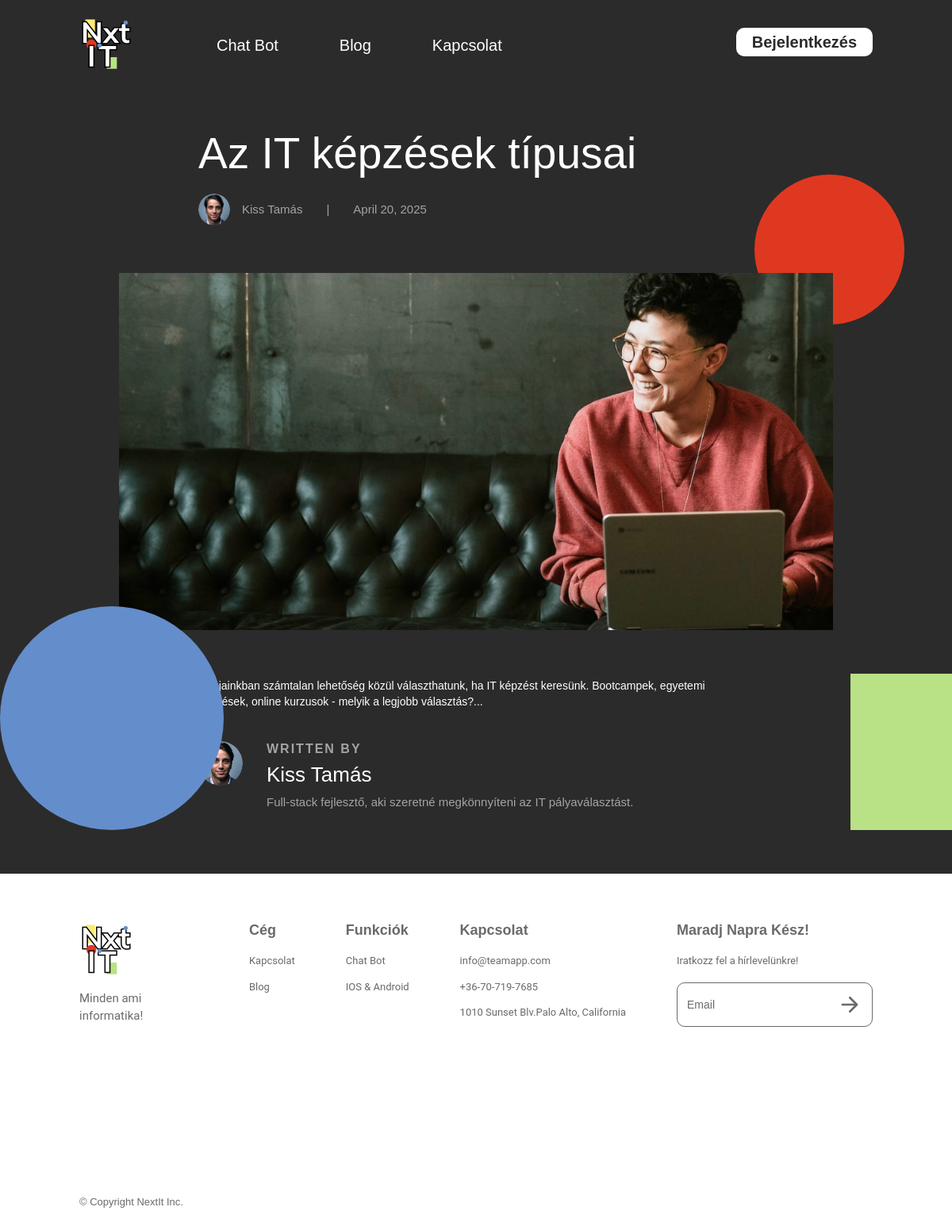
The page /detail_blog.php?id=3 on the database its author committed.
### tables this page shows
CREATE TABLE IF NOT EXISTS blog_posts (
    id INT AUTO_INCREMENT PRIMARY KEY,
    title VARCHAR(255) NOT NULL,
    content TEXT NOT NULL,
    thumbnail_path VARCHAR(255),
    author_id INT NOT NULL,
    created_at TIMESTAMP DEFAULT CURRENT_TIMESTAMP,
    updated_at TIMESTAMP DEFAULT CURRENT_TIMESTAMP ON UPDATE CURRENT_TIMESTAMP,
    FOREIGN KEY (author_id) REFERENCES authors(id)
);

CREATE TABLE IF NOT EXISTS authors (
    id INT AUTO_INCREMENT PRIMARY KEY,
    user_id INT,
    name VARCHAR(255) NOT NULL,
    avatar_path VARCHAR(255),
    bio TEXT,
    created_at TIMESTAMP DEFAULT CURRENT_TIMESTAMP,
    FOREIGN KEY (user_id) REFERENCES users(id)
);

### detail_blog.php (the view, shortened to what this page needs)
<?php
$post_id = filter_var($_GET['id'] ?? 0, FILTER_SANITIZE_NUMBER_INT);
try {
    $conn = connectDB();
    $stmt = $conn->prepare("
        SELECT
            blog_posts.*,
            authors.name as author_name,
            authors.avatar_path as author_avatar,
            authors.bio as author_bio
        FROM blog_posts
        JOIN authors ON blog_posts.author_id = authors.id
        WHERE blog_posts.id = :id
    ");
    $stmt->bindParam(':id', $post_id);
    $stmt->execute();
    $post = $stmt->fetch(PDO::FETCH_ASSOC);
} catch(PDOException $e) {
    header("Location: blog.php");
    exit();
}
?>
<!DOCTYPE html>
<html data-wf-page="66d02fb4f2a7b52a72435c93" data-wf-site="65fc333eda750eb38f8b67a0">
<head>
  <link href="css/normalize.css" rel="stylesheet" type="text/css">
  <link href="css/webflow.css" rel="stylesheet" type="text/css">
  <link href="css/first-cb9532.webflow.css" rel="stylesheet" type="text/css">
</head>
<body class="body-3">
  <div id="luxy" class="smooth-wrapper">
    <section class="section white-section">
      <div data-animation="default" data-collapse="medium" data-duration="400" data-easing="ease" data-easing2="ease" role="banner" class="navbar w-nav">
        <div class="nav-container w-container">
          <a href="index.php" class="brand w-nav-brand"><img src="images/Logo.png" loading="lazy" width="66" alt="" class="image"></a>
          <nav role="navigation" class="nav-menu w-clearfix w-nav-menu">
            <a href="chat-bot.php" class="nav-link left first w-nav-link">Chat Bot</a>
            <a href="blog.php" class="nav-link left w-nav-link">Blog</a>
            <a href="kapcsolat.php" class="nav-link left w-nav-link">Kapcsolat</a>
          </nav>
          <?php if(isset($_SESSION['user_id'])): ?>
            <a href="process/logout.php" class="nav-link nav-button w-nav-link">Kijelentkezés</a>
          <?php else: ?>
            <a href="log-in.html" class="nav-link nav-button w-nav-link">Bejelentkezés</a>
          <?php endif; ?>
        </div>
      </div>
      <div class="blog-container top-margin">
        <h1 class="heading-10"><?php echo htmlspecialchars($post['title']); ?></h1>
        <div class="author-and-date">
          <div class="avatar-img" style="background-image: url('<?php echo htmlspecialchars($post['author_avatar']); ?>')"></div>
          <div class="author-name"><?php echo htmlspecialchars($post['author_name']); ?></div>
          <div class="divider">|</div>
          <div class="author-name"><?php echo date('F j, Y', strtotime($post['created_at'])); ?></div>
        </div>
      </div>
      <div class="blog-container _900-wide">
        <div class="main-img" style="background-image: url('<?php echo htmlspecialchars($post['thumbnail_path']); ?>')"></div>
      </div>
      <div class="blog-container">
        <div class="rich-text w-richtext">
          <?php echo $post['content']; ?>
        </div>
        <div class="author-blocck">
          <div>
            <div class="text-block-7">WRITTEN BY</div>
            <div class="text-block-8"><?php echo htmlspecialchars($post['author_name']); ?></div>
            <div class="text-block-6"><?php echo htmlspecialchars($post['author_bio']); ?></div>
          </div>
        </div>
      </div>
      <img src="images/red-ccircle.svg" loading="lazy" alt="" class="redc1">
      <img src="images/green-square.svg" loading="lazy" alt="" height="Auto" class="greens1">
      <img src="images/Bg-purple-2.svg" loading="lazy" alt="" class="purplec1">
    </section>
    <section class="section footer">
      <div class="nav-container">
        <div class="flexbox-2 footer">
          <div class="footer-column first">
            <a href="index.php" class="w-inline-block"><img width="66" loading="lazy" alt="" src="images/Logo.png"></a>
            <div class="text-block-4">Minden ami informatika!</div>
          </div>
          <div class="footer-column">
            <h3>Cég</h3>
            <a href="kapcsolat.php" class="link">Kapcsolat</a>
            <a href="blog.php" class="link">Blog</a>
          </div>
          <div class="footer-column">
            <h3>Funkciók</h3>
            <a href="chat-bot.php" class="link">Chat Bot</a>
            <a href="log-in.html" class="link">IOS &amp; Android<br></a>
          </div>
          <div class="footer-column">
            <h3>Kapcsolat</h3>
            <a href="mailto:info@teamapp.com" class="link">info@teamapp.com</a>
            <a href="tel:+36-70-719-7685" class="link">+36-70-719-7685</a>
            <a href="#" class="link">1010 Sunset Blv.Palo Alto, California</a>
          </div>
          <div class="footer-column last">
            <h3>Maradj Napra Kész!</h3>
            <div class="sub-text">Iratkozz fel a hírlevelünkre!</div>
            <div class="form-block w-form">
              <form action="process/subscribe.php" method="post" class="form-copy">
                <input class="text-field-copy w-input" maxlength="256" name="email" placeholder="Email" type="email" required="">
                <input type="submit" class="arrow-button w-button" value="b">
              </form>
            </div>
          </div>
        </div>
        <div class="text-block-3">© Copyright NextIt Inc.</div>
      </div>
    </section>
  </div>
</body>
</html>

### css/webflow.css (style rules this page uses)
* { -webkit-box-sizing: border-box; -moz-box-sizing: border-box; box-sizing: border-box; }
html { height: 100%; }
body { margin: 0; min-height: 100%; background-color: #fff; font-family: Arial, sans-serif; font-size: 14px; line-height: 20px; color: #333; }
img { max-width: 100%; vertical-align: middle; display: inline-block; }
.w-inline-block { max-width: 100%; display: inline-block; }
.w-clearfix:before, .w-clearfix:after { content: " "; display: table; grid-column-start: 1; grid-row-start: 1; grid-column-end: 2; grid-row-end: 2; }
.w-clearfix:after { clear: both; }
.w-button { display: inline-block; padding: 9px 15px; background-color: #3898EC; color: white; border: 0; line-height: inherit; text-decoration: none; cursor: pointer; border-radius: 0; }
input.w-button { -webkit-appearance: button; }
h1, h2, h3, h4, h5, h6 { font-weight: bold; margin-bottom: 10px; }
h1 { font-size: 38px; line-height: 44px; margin-top: 20px; }
h3 { font-size: 24px; line-height: 30px; margin-top: 20px; }
.w-form { margin: 0 0 15px; }
.w-input, .w-select { display: block; width: 100%; height: 38px; padding: 8px 12px; margin-bottom: 10px; font-size: 14px; line-height: 1.42857143; color: #333333; vertical-align: middle; background-color: #ffffff; border: 1px solid #cccccc; }
.w-input::placeholder, .w-select::placeholder { color: #999; }
.w-container { margin-left: auto; margin-right: auto; max-width: 940px; }
.w-container:before, .w-container:after { content: " "; display: table; grid-column-start: 1; grid-row-start: 1; grid-column-end: 2; grid-row-end: 2; }
.w-container:after { clear: both; }
.w-richtext:before, .w-richtext:after { content: " "; display: table; grid-column-start: 1; grid-row-start: 1; grid-column-end: 2; grid-row-end: 2; }
.w-richtext:after { clear: both; }
.w-nav { position: relative; background: #dddddd; z-index: 1000; }
.w-nav:before, .w-nav:after { content: " "; display: table; grid-column-start: 1; grid-row-start: 1; grid-column-end: 2; grid-row-end: 2; }
.w-nav:after { clear: both; }
.w-nav-brand { position: relative; float: left; text-decoration: none; color: #333333; }
.w-nav-link { position: relative; display: inline-block; vertical-align: top; text-decoration: none; color: #222222; padding: 20px; text-align: left; margin-left: auto; margin-right: auto; }
.w-nav-menu { position: relative; float: right; }

### rows shown on the page
blog_posts: title "Az IT képzések típusai", author.avatar_path (picture), author.name "Kiss Tamás", created_at "April 20, 2025", thumbnail_path (picture), content "Napjainkban számtalan lehetőség közül választhatunk, ha IT képzést keresünk. Bootcampek, egyetemi képzések, online kurzusok - melyik a legjobb választás?...", author.bio "Full-stack fejlesztő, aki szeretné megkönnyíteni az IT pályaválasztást."
